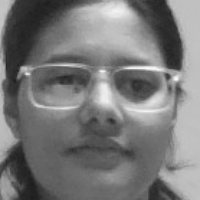
#> input picture image.jpg, 200 x 200 px
$ jupyter execute ImageToLBPImage.ipynb
#> lines starting #> are read from the running program, lines starting #| are printed output that depends on the picture
[cell 1]
import cv2
image = cv2.imread("image.jpg")
#> image is the input picture: shape (200, 200, 3); min 27, max 250, mean 120.7

# Now, the variable 'image' stores the pixel values of image
print(image)
#> (printed output is left out)

[cell 2]
import cv2
import numpy as np
from matplotlib import pyplot as plt


def get_pixel(img, center, x, y):

    new_value = 0

    try:
        # If local neighbourhood pixel
        # value is greater than or equal
        # to center pixel values then
        # set it to 1
        if img[x][y] >= center:
            new_value = 1

    except:
        # Exception is required when
        # neighbourhood value of a center
        # pixel value is null i.e. values
        # present at boundaries.
        pass

    return new_value

# Function for calculating LBP
def lbp_calculated_pixel(img, x, y):

    center = img[x][y]

    val_ar = []

    # top_left
    val_ar.append(get_pixel(img, center, x-1, y-1))

    # top
    val_ar.append(get_pixel(img, center, x-1, y))

    # top_right
    val_ar.append(get_pixel(img, center, x-1, y + 1))

    # right
    val_ar.append(get_pixel(img, center, x, y + 1))

    # bottom_right
    val_ar.append(get_pixel(img, center, x + 1, y + 1))

    # bottom
    val_ar.append(get_pixel(img, center, x + 1, y))

    # bottom_left
    val_ar.append(get_pixel(img, center, x + 1, y-1))

    # left
    val_ar.append(get_pixel(img, center, x, y-1))

    # Now, we need to convert binary
    # values to decimal
    power_val = [1, 2, 4, 8, 16, 32, 64, 128]

    val = 0

    for i in range(len(val_ar)):
        val += val_ar[i] * power_val[i]

    return val

path = 'image.jpg'
img_bgr = cv2.imread(path, 1)

height, width, _ = img_bgr.shape
#> height = 200; width = 200

# We need to convert RGB image
# into gray one because gray
# image has one channel only.
img_gray = cv2.cvtColor(img_bgr,
                        cv2.COLOR_BGR2GRAY)

# Create a numpy array as
# the same height and width
# of RGB image
img_lbp = np.zeros((height, width),
                   np.uint8)

for i in range(0, height):
    for j in range(0, width):
        img_lbp[i, j] = lbp_calculated_pixel(img_gray, i, j)
#> this loop made 200 passes
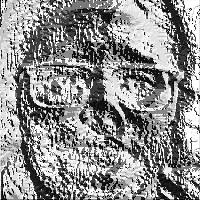
#> img_lbp: shape (200, 200); min 0, max 255, mean 141.5

plt.imshow(img_bgr)
plt.show()

plt.imshow(img_lbp, cmap ="gray")
plt.show()

print("LBP Program is finished")

[cell 3]
# Import the required libraries
import cv2  # Open CV
from matplotlib import pyplot as plt  #Matplotlib for plotting

# Read the input image
img = cv2.imread('lbp_img.png',0)

# Calculate the frequency of pixels in the brightness range 0 - 255
histr = cv2.calcHist([img],[0],None,[256],[0,256])

# Plot the histogram and display
plt.plot(histr)
plt.show()
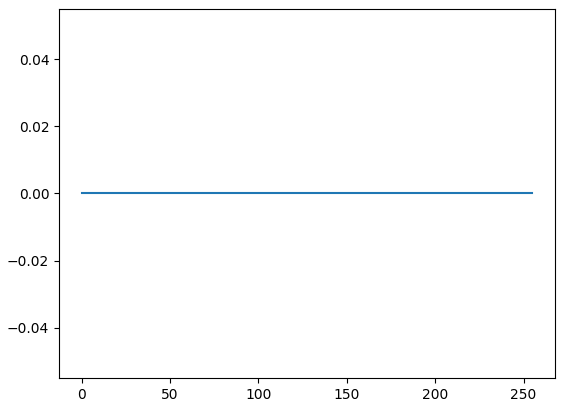
#> figure drawn by matplotlib, 1 panel
